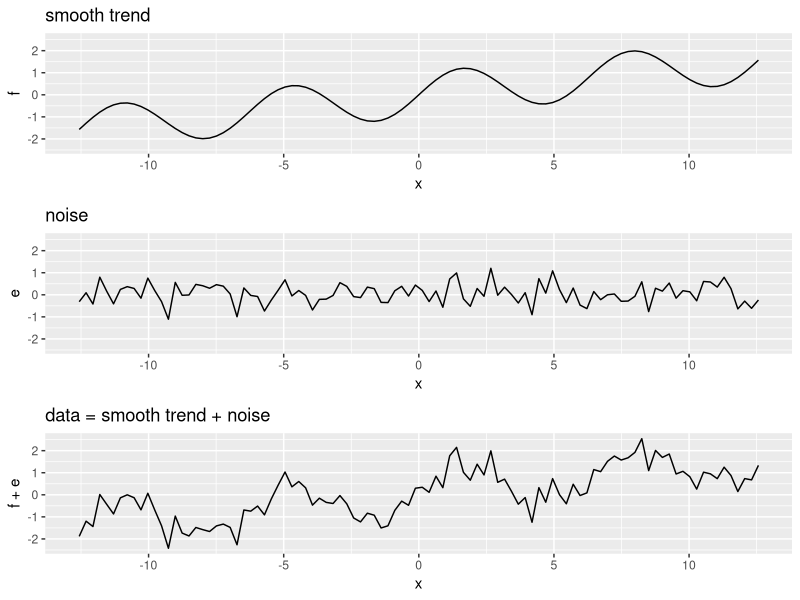
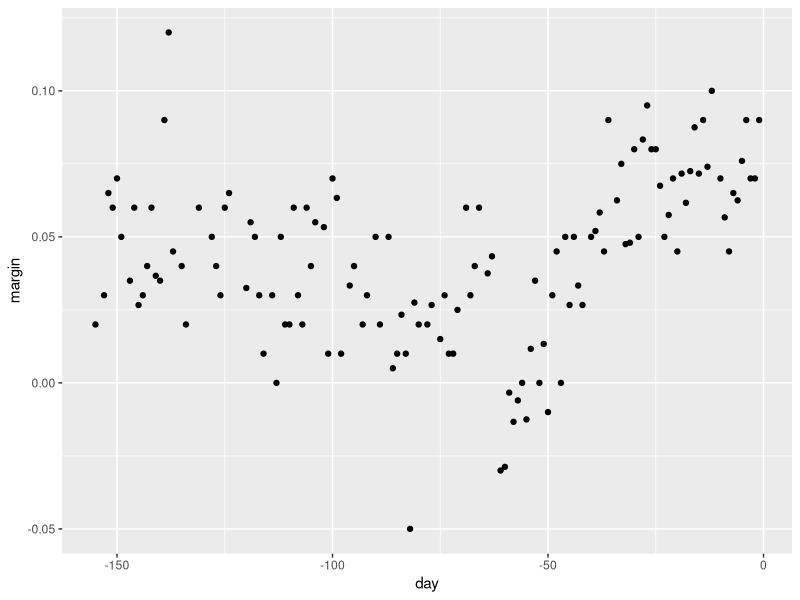
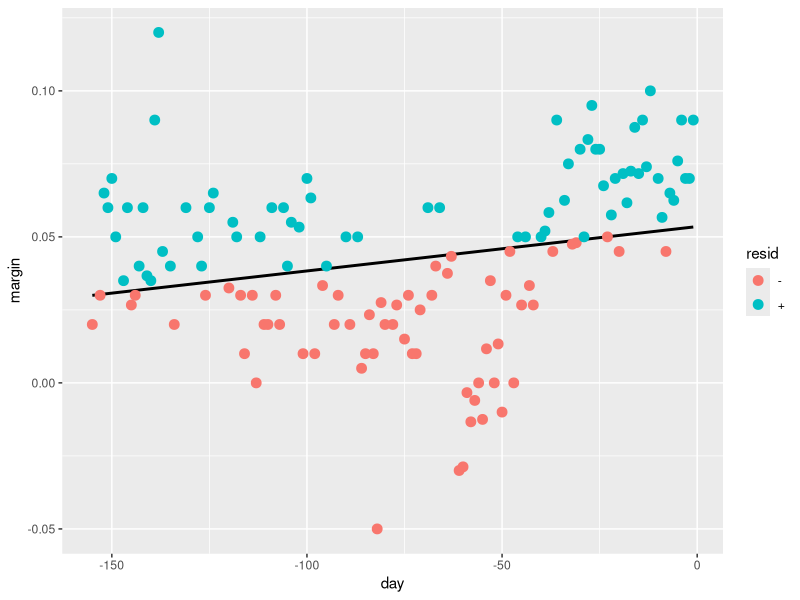

Here is the R script that generated these plots, in order:
# HarvardX: PH125.8x
# Data Science: Machine Learning
# R code from course videos

# Linear Regression for Prediction, Smoothing, and Working with Matrices

## Smoothing

### Introduction to Smoothing

library(tidyverse)
set.seed(1)
n <- 100
x <- seq(-pi*4, pi*4, len = n)
tmp <- data.frame(x = x , f = sin(x) + x/8, e = rnorm(n, 0, 0.5)) 
p1 <- qplot(x, f, main = "smooth trend", ylim = range(tmp$f+tmp$e), data = tmp, geom = "line")
p2 <- qplot(x, e, main = "noise", ylim = range(tmp$f+tmp$e), data = tmp, geom = "line")
p3 <- qplot(x, f+e, main = "data = smooth trend + noise", ylim = range(tmp$f+tmp$e), data = tmp, geom = "line")
gridExtra::grid.arrange(p1, p2, p3)

library(tidyverse)
library(dslabs)
data("polls_2008")
qplot(day, margin, data = polls_2008)

resid <- ifelse(lm(margin~day, data = polls_2008)$resid > 0, "+", "-")
polls_2008 %>% 
     mutate(resid = resid) %>% 
     ggplot(aes(day, margin)) + 
     geom_smooth(method = "lm", se = FALSE, color = "black") +
     geom_point(aes(color = resid), size = 3)
